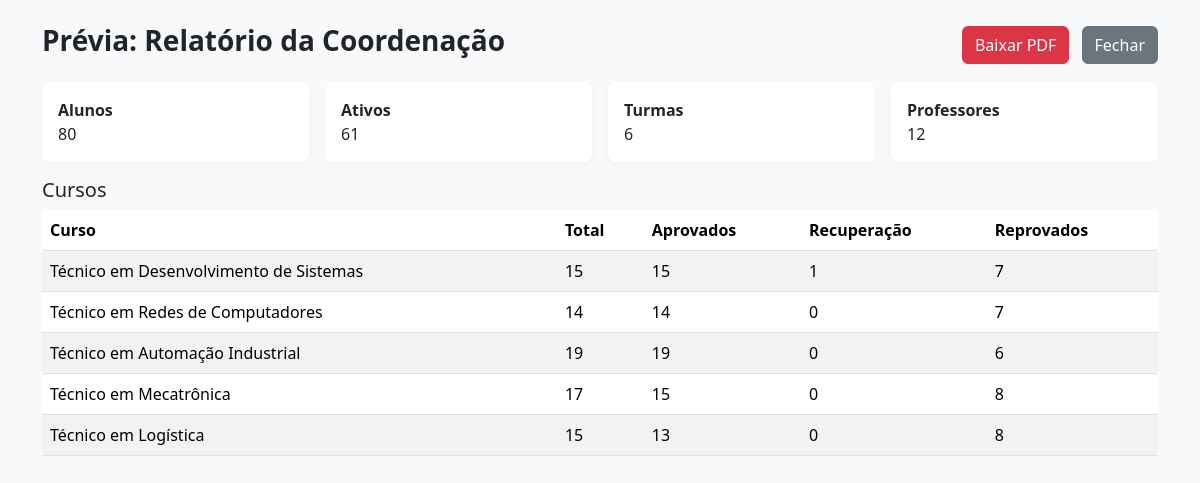
Page /relatorios/preview/coordenacao/30/ (signed in) on the committed database.
### apps/academico/models.py (models this page shows, shortened)
class Curso(models.Model):
    cod_curso = models.CharField(max_length=50, unique=True)
    nome_curso = models.CharField(max_length=150)
    descricao = models.TextField(blank=True, null=True)
    carga_horaria_total = models.IntegerField()
    modalidade = models.CharField(max_length=50)
    turno = models.CharField(max_length=20)
    tipo = models.CharField(max_length=50)
    data_inicio_validade = models.DateField(blank=True, null=True)
    cod_departamento = models.ForeignKey(Departamento, on_delete=models.PROTECT)
    credenciamento_ativo = models.BooleanField(default=True)
    disciplinas = models.ManyToManyField(
        Disciplina,
        through='CursoDisciplina',
        related_name='cursos'
    )
    class Meta:
        verbose_name = 'Curso'
        verbose_name_plural = 'Cursos'
        db_table = 'academico_curso'

### apps/relatorios/views.py (the view)
# urls.py: path('preview/coordenacao/<int:user_id>/', views.preview_relatorio_coordenacao, name='preview_relatorio_coordenacao'),
@login_required
def preview_relatorio_coordenacao(request, user_id):
    from apps.academico.models import Aluno, Turma, Professor, Curso, Historico
    total_alunos = Aluno.objects.count()
    total_alunos_ativos = Aluno.objects.filter(status_matricula__iexact='Ativo').count()
    total_turmas = Turma.objects.count()
    total_professores = Professor.objects.count()
    historicos_agg = Historico.objects.filter(id_aluno__status_matricula__iexact='Ativo').values('id_aluno').annotate(
        avg_media=Avg('media_final'), avg_freq=Avg('frequencia_percentual')
    )
    alunos_com_historico = historicos_agg.count()
    alunos_risco = sum(1 for h in historicos_agg if (h.get('avg_media') is not None and h.get('avg_media') < 5) or (h.get('avg_freq') is not None and h.get('avg_freq') < 75))
    cursos = Curso.objects.all()
    cursos_data = []
    for c in cursos:
        historicos_curso = Historico.objects.filter(turma_disciplina_professor__turma__id_curso=c)
        alunos_distintos = historicos_curso.values_list('id_aluno', flat=True).distinct().count()
        aprovados = historicos_curso.filter(status_aprovacao__iexact='Aprovado').values_list('id_aluno', flat=True).distinct().count()
        recuperacao = historicos_curso.filter(status_aprovacao__iexact='Recuperação').values_list('id_aluno', flat=True).distinct().count()
        reprovados = historicos_curso.filter(status_aprovacao__iexact='Reprovado').values_list('id_aluno', flat=True).distinct().count()
        cursos_data.append({
            'nome': c.nome_curso,
            'aprovados': aprovados,
            'recuperacao': recuperacao,
            'reprovados': reprovados,
            'total': alunos_distintos
        })
    context = {
        'total_alunos': total_alunos,
        'total_alunos_ativos': total_alunos_ativos,
        'total_turmas': total_turmas,
        'total_professores': total_professores,
        'alunos_com_historico': alunos_com_historico,
        'alunos_risco': alunos_risco,
        'cursos': cursos_data,
        'user_id': user_id,
    }
    return render(request, 'relatorios/preview_coordenacao.html', context)

### templates/relatorios/preview_coordenacao.html (shortened to what this page needs)
{% extends 'base.html' %}
{% load static %}
{% block content %}
<div class="container py-4">
    <div class="d-flex justify-content-between align-items-center mb-3">
        <h3 class="fw-bold">Prévia: Relatório da Coordenação</h3>
        <div>
            <a href="{% url 'relatorio_coordenacao_pdf' user_id %}" class="btn btn-danger" target="_blank">Baixar PDF</a>
            <a href="javascript:window.close();" class="btn btn-secondary ms-2">Fechar</a>
        </div>
    </div>
    <div class="row g-3 mb-3">
        <div class="col-md-3"><div class="card p-3"><strong>Alunos</strong><div>{{ total_alunos }}</div></div></div>
        <div class="col-md-3"><div class="card p-3"><strong>Ativos</strong><div>{{ total_alunos_ativos }}</div></div></div>
        <div class="col-md-3"><div class="card p-3"><strong>Turmas</strong><div>{{ total_turmas }}</div></div></div>
        <div class="col-md-3"><div class="card p-3"><strong>Professores</strong><div>{{ total_professores }}</div></div></div>
    </div>
    <h5>Cursos</h5>
    <div class="table-responsive">
        <table class="table table-striped">
            <thead><tr><th>Curso</th><th>Total</th><th>Aprovados</th><th>Recuperação</th><th>Reprovados</th></tr></thead>
            <tbody>
                {% for c in cursos %}
                <tr>
                    <td>{{ c.nome }}</td>
                    <td>{{ c.total }}</td>
                    <td>{{ c.aprovados }}</td>
                    <td>{{ c.recuperacao }}</td>
                    <td>{{ c.reprovados }}</td>
                </tr>
                {% endfor %}
            </tbody>
        </table>
    </div>
</div>
{% endblock %}

### static/css/style.css (style rules this page uses)
:root { --primary-color: #FF0000; --primary-dark: #CC0000; --secondary-color: #FF3333; --accent-color: #FFF5F5; --text-light: #FFFFFF; --text-dark: #333333; --sidebar-width: 250px; }
a { color: var(--primary-color); text-decoration: none; }
html, body { height: 100%; margin: 0; font-family: 'Segoe UI', Roboto, 'Helvetica Neue', Arial, sans-serif; background-color: #f5f6f8; }
.card { border: none; border-radius: 8px; box-shadow: 0 2px 6px rgba(0,0,0,0.04); transition: transform 0.2s ease, box-shadow 0.2s ease; background-color: #fff; }

### static/css/home.css (style rules this page uses)
:root { --senai-red: #c41e3a; --senai-dark: #1a1a1a; --senai-light: #f8f9fa; --gradient-primary: linear-gradient(135deg, #c41e3a 0%, #e74c3c 100%); --gradient-secondary: linear-gradient(135deg, #2c3e50 0%, #34495e 100%); --transition: all 0.3s cubic-bezier(0.25, 0.46, 0.45, 0.94); --spacing-xs: clamp(0.5rem, 2vw, 1rem); --spacing-sm: clamp(1rem, 2.5vw, 1.5rem); --spacing-md: clamp(1.5rem, 3vw, 2rem); --spacing-lg: clamp(2rem, 4vw, 3rem); --spacing-xl: clamp(3rem, 5vw, 4rem); --font-size-h1: clamp(1.8rem, 6vw, 3.5rem); --font-size-h2: clamp(1.4rem, 4vw, 2.5rem); --font-size-h5: clamp(1rem, 2.5vw, 1.3rem); --font-size-body: clamp(0.85rem, 1.5vw, 1rem); }

### static/css/buttons.css (style rules this page uses)
:root { --senai-red: #FF0000; --senai-red-dark: #CC0000; --senai-gray: #6c757d; --senai-danger: #dc3545; --animation-speed: 0.2s; }
.btn { transition: all var(--animation-speed) ease-in-out; border-radius: 6px; font-weight: 500; }

### rows in the picture
Curso: nome "Técnico em Desenvolvimento de Sistemas"
Curso: nome "Técnico em Redes de Computadores"
Curso: nome "Técnico em Automação Industrial"
Curso: nome "Técnico em Mecatrônica"
Curso: nome "Técnico em Logística"

### other values in the picture
{{ total_alunos }} "80"
{{ total_alunos_ativos }} "61"
{{ total_turmas }} "6"
{{ total_professores }} "12"
{{ c.total }} "15" "14" "19" "17" "15"
{{ c.aprovados }} "15" "14" "19" "15" "13"
{{ c.recuperacao }} "1" "0" "0" "0" "0"
{{ c.reprovados }} "7" "7" "6" "8" "8"
